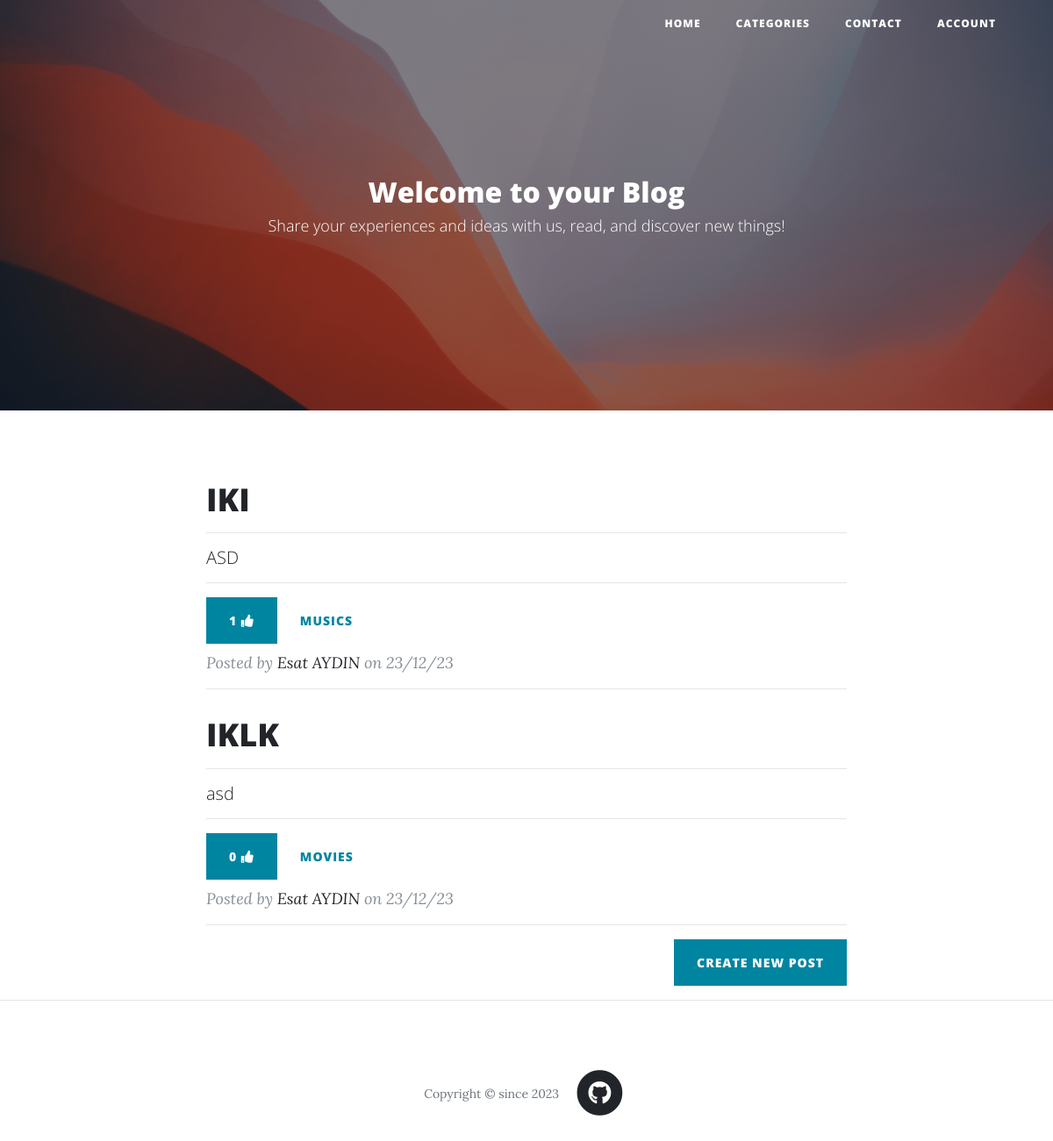
Before: / with the older database file.
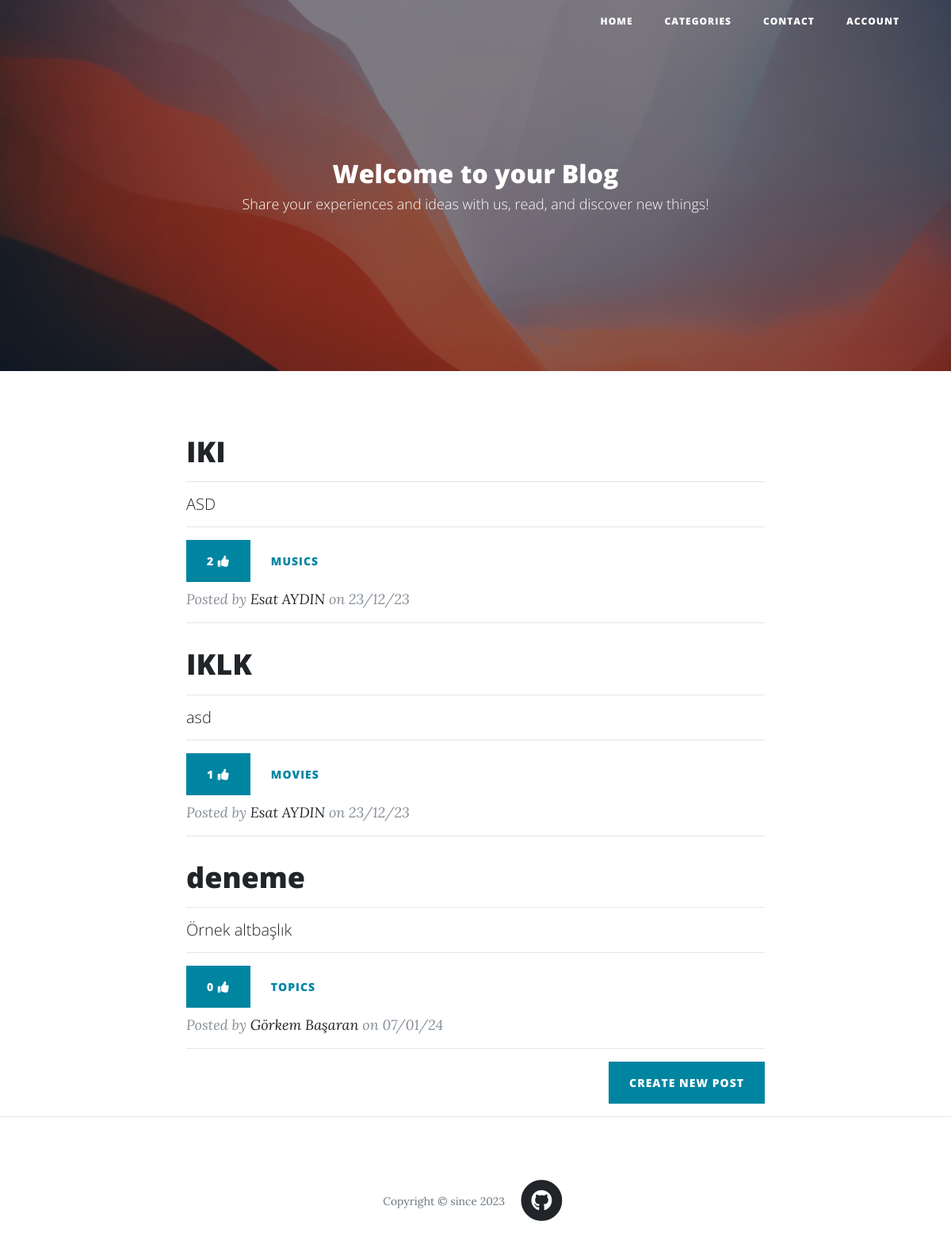
After: the same page with the newer database file.
### database.py (models this page shows)
class BlogPost(db.Model):
    __tablename__ = "posts"
    id = db.Column(db.Integer, primary_key=True)
    author_id = db.Column(db.Integer, db.ForeignKey("users.id"))
    author = relationship("User", back_populates="posts")
    title = db.Column(db.String(250), nullable=False)
    subtitle = db.Column(db.String(250), nullable=False)
    date = db.Column(db.String(250), nullable=False)
    body = db.Column(db.Text, nullable=False)
    category = db.Column(db.Text)
    like_num = db.Column(db.Integer)
    img_url = db.Column(db.String(250), nullable=False)
    likes = db.Column(db.String(250))
    comments = relationship("Comment", back_populates="parent_post", order_by="desc(Comment.like_num)")

class User(UserMixin, db.Model):
    __tablename__ = "users"
    id = db.Column(db.Integer, primary_key=True)
    name = db.Column(db.String(100), nullable=False)
    surname = db.Column(db.String(100), nullable=False)
    email = db.Column(db.String(120), unique=True, nullable=False)
    phone = db.Column(db.String(15), nullable=False)
    password = db.Column(db.String(200), nullable=False)
    posts = relationship("BlogPost", back_populates="author")
    comments = relationship("Comment", back_populates="comment_author")

### server.py (the view)
@app.route("/", methods=["GET"])
def get_all_posts():
    posts = BlogPost.query.order_by(BlogPost.like_num.desc()).all()
    return render_template("index.html", all_posts=posts)

### templates/index.html (shortened to what this page needs)
{% include "header.html" %}
  <header class="masthead" style="background-image: url('/static/img/index.jpeg')">
    <div class="overlay"></div>
    <div class="container">
      <div class="row">
        <div class="col-lg-8 col-md-10 mx-auto">
          <div class="site-heading">
            <h2>Welcome to your Blog</h2>
            <span style="font-size: 18px;" class="subheading">Share your experiences and ideas with us, read, and discover new things!</span>
          </div>
        </div>
      </div>
    </div>
  </header>
  <div class="container">
    <div class="row">
      <div class="col-lg-8 col-md-10 mx-auto">
        {% for post in all_posts %}
        <div class="post-preview">
          <a href="{{ url_for('show_post', index=post.id) }}">
            <h2 class="post-title">
              {{post.title}}
            </h2>
            <hr>
            <h5 class="post-subtitle">
              {{post.subtitle}}
            </h5>
            <hr>
          </a>
          <div class="d-flex align-items-center mb-2">
            <div class="likeNumber btn btn-primary me-2">{{ post.like_num }}
              <i style="color: #ffffff; border: #0085a1;" class="fas fa-thumbs-up"></i>
            </div>
            <a style="color: #0085a1;" href="{{ url_for('get_category', name=post.category.lower()) }}" class="btn btn-link">{{ post.category }}</a>
          </div>
          <p class="post-meta mb-0">
              Posted by
              <a href="{{ url_for('show_profile', user_id=post.author.id) }}" class="author-link">{{ post.author.name }} {{ post.author.surname }}</a>
              on {{ post.date }}
          </p>
        </div>
        <hr>
        {% endfor %}
        <div class="clearfix">
          <a class="btn btn-primary float-right" href="{{url_for('new_post')}}">Create New Post</a>
        </div>
      </div>
    </div>
  </div>
  <hr>
{% include "footer.html" %}

### templates/header.html (shortened to what this page needs)
<!DOCTYPE html>
<html lang="en">
<head>
  <link href="{{ url_for('static', filename='vendor/bootstrap/css/bootstrap.min.css') }}" rel="stylesheet">
  <link href="{{ url_for('static', filename='vendor/fontawesome-free/css/all.min.css')}}" rel="stylesheet" type="text/css">
  <link href="{{ url_for('static', filename='css/clean-blog.min.css')}}" rel="stylesheet">
</head>
<body>
  <nav class="navbar navbar-expand-lg navbar-light fixed-top" id="mainNav">
    <div class="container">
      <div class="collapse navbar-collapse" id="navbarResponsive">
        <ul class="navbar-nav ml-auto">
          <li class="nav-item">
            <a class="nav-link" href="/">Home</a>
          </li>
          <li class="nav-item">
            <a class="nav-link showCategories linkCursor">Categories</a>
          </li>
          <li class="nav-item">
            <a class="nav-link" href="/contact">Contact</a>
          </li>
          {% if not current_user.is_authenticated: %}
          <li class="nav-item showLogin">
            <a class="nav-link linkCursor">Account</a>
          </li>
          {% endif %}
        </ul>
      </div>
    </div>
  </nav>

### templates/footer.html (shortened to what this page needs)
  <footer>
    <div class="container">
      <div class="row">
        <div class="col-lg-8 col-md-10 mx-auto">
          <ul class="list-inline text-center">
            <li class="list-inline-item">
              <p class="copyright text-muted">Copyright &copy; since 2023</p>
            </li>
            <li class="list-inline-item">
              <a href="/contact">
                <span class="fa-stack fa-lg">
                  <i class="fas fa-circle fa-stack-2x"></i>
                  <i class="fab fa-github fa-stack-1x fa-inverse"></i>
                </span>
              </a>
            </li>
          </ul>
        </div>
      </div>
    </div>
  </footer>
</body>
</html>

### templates/header.html (style rules this page uses)
@media only screen and (min-width: 992px) { .showCategories { border-top-right-radius: 20px; border-top-left-radius: 20px; } }

Changed rows visible on the page:
changed BlogPost "IKI": like_num "1" → "2"
changed BlogPost "IKLK": like_num "0" → "1"
added BlogPost: title "deneme", subtitle "Örnek altbaşlık", like_num "0", category "TOPICS", author.name "Görkem", author.surname "Başaran", date "07/01/24"
